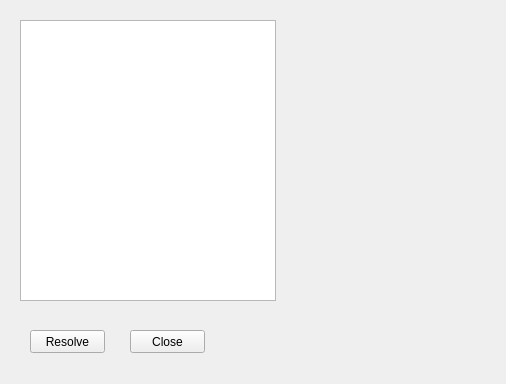
<?xml version="1.0" encoding="UTF-8"?>
<ui version="4.0">
 <class>ProgrammerWindow</class>
 <widget class="QWidget" name="ProgrammerWindow">
  <property name="geometry">
   <rect>
    <x>0</x>
    <y>0</y>
    <width>506</width>
    <height>384</height>
   </rect>
  </property>
  <property name="windowTitle">
   <string>ProgrammerWindow</string>
  </property>
  <widget class="QListWidget" name="listWidget">
   <property name="geometry">
    <rect>
     <x>20</x>
     <y>20</y>
     <width>256</width>
     <height>281</height>
    </rect>
   </property>
  </widget>
  <widget class="QPushButton" name="resolveButton">
   <property name="geometry">
    <rect>
     <x>30</x>
     <y>330</y>
     <width>75</width>
     <height>23</height>
    </rect>
   </property>
   <property name="text">
    <string>Resolve</string>
   </property>
  </widget>
  <widget class="QPushButton" name="closeButton">
   <property name="geometry">
    <rect>
     <x>130</x>
     <y>330</y>
     <width>75</width>
     <height>23</height>
    </rect>
   </property>
   <property name="text">
    <string>Close</string>
   </property>
  </widget>
 </widget>
 <layoutdefault spacing="6" margin="11"/>
 <resources/>
 <connections/>
</ui>
